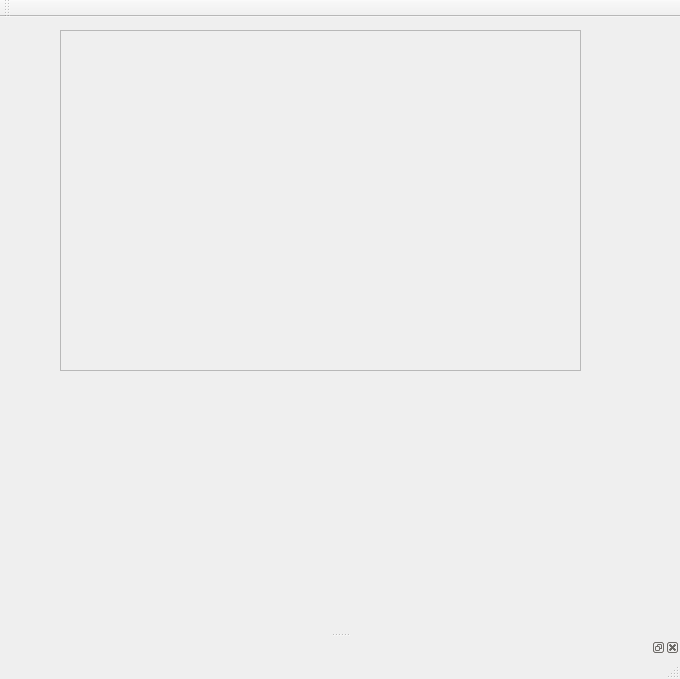
<?xml version="1.0" encoding="UTF-8"?>
<ui version="4.0">
 <class>MainWindow</class>
 <widget class="QMainWindow" name="MainWindow">
  <property name="geometry">
   <rect>
    <x>0</x>
    <y>0</y>
    <width>680</width>
    <height>679</height>
   </rect>
  </property>
  <property name="sizePolicy">
   <sizepolicy hsizetype="MinimumExpanding" vsizetype="MinimumExpanding">
    <horstretch>0</horstretch>
    <verstretch>0</verstretch>
   </sizepolicy>
  </property>
  <property name="windowTitle">
   <string>MainWindow</string>
  </property>
  <widget class="QWidget" name="centralWidget">
   <widget class="QScrollArea" name="scrollArea">
    <property name="geometry">
     <rect>
      <x>60</x>
      <y>13</y>
      <width>521</width>
      <height>341</height>
     </rect>
    </property>
    <property name="sizePolicy">
     <sizepolicy hsizetype="MinimumExpanding" vsizetype="MinimumExpanding">
      <horstretch>0</horstretch>
      <verstretch>0</verstretch>
     </sizepolicy>
    </property>
    <property name="widgetResizable">
     <bool>true</bool>
    </property>
    <widget class="QWidget" name="scrollAreaWidgetContents">
     <property name="geometry">
      <rect>
       <x>0</x>
       <y>0</y>
       <width>519</width>
       <height>339</height>
      </rect>
     </property>
     <widget class="QLabel" name="label_pic">
      <property name="geometry">
       <rect>
        <x>0</x>
        <y>0</y>
        <width>10</width>
        <height>23</height>
       </rect>
      </property>
      <property name="sizePolicy">
       <sizepolicy hsizetype="Ignored" vsizetype="Ignored">
        <horstretch>0</horstretch>
        <verstretch>0</verstretch>
       </sizepolicy>
      </property>
      <property name="text">
       <string/>
      </property>
      <property name="scaledContents">
       <bool>true</bool>
      </property>
     </widget>
    </widget>
   </widget>
   <zorder>verticalSpacer</zorder>
   <zorder>scrollArea</zorder>
  </widget>
  <widget class="QMenuBar" name="menuBar">
   <property name="geometry">
    <rect>
     <x>0</x>
     <y>0</y>
     <width>680</width>
     <height>32</height>
    </rect>
   </property>
  </widget>
  <widget class="QToolBar" name="mainToolBar">
   <attribute name="toolBarArea">
    <enum>TopToolBarArea</enum>
   </attribute>
   <attribute name="toolBarBreak">
    <bool>false</bool>
   </attribute>
  </widget>
  <widget class="QStatusBar" name="statusBar"/>
  <widget class="QDockWidget" name="dockWidget">
   <property name="sizePolicy">
    <sizepolicy hsizetype="MinimumExpanding" vsizetype="MinimumExpanding">
     <horstretch>0</horstretch>
     <verstretch>0</verstretch>
    </sizepolicy>
   </property>
   <attribute name="dockWidgetArea">
    <number>8</number>
   </attribute>
   <widget class="QWidget" name="dockWidgetContents">
    <widget class="QWidget" name="verticalLayoutWidget">
     <property name="geometry">
      <rect>
       <x>0</x>
       <y>0</y>
       <width>581</width>
       <height>122</height>
      </rect>
     </property>
     <layout class="QVBoxLayout" name="verticalLayout">
      <item>
       <layout class="QHBoxLayout" name="horizontalLayout">
        <item>
         <widget class="QLabel" name="labelTextLabel">
          <property name="text">
           <string>Picture Path</string>
          </property>
         </widget>
        </item>
        <item>
         <widget class="QLabel" name="label_imgpath">
          <property name="text">
           <string/>
          </property>
         </widget>
        </item>
        <item>
         <spacer name="horizontalSpacer">
          <property name="orientation">
           <enum>Qt::Horizontal</enum>
          </property>
          <property name="sizeHint" stdset="0">
           <size>
            <width>40</width>
            <height>20</height>
           </size>
          </property>
         </spacer>
        </item>
        <item>
         <widget class="QPushButton" name="pushButtonBrowse">
          <property name="text">
           <string>Browse...</string>
          </property>
         </widget>
        </item>
       </layout>
      </item>
      <item>
       <layout class="QHBoxLayout" name="horizontalLayout_3">
        <item>
         <widget class="QLabel" name="label">
          <property name="text">
           <string>Log-File: </string>
          </property>
         </widget>
        </item>
        <item>
         <widget class="QLabel" name="label_log">
          <property name="text">
           <string/>
          </property>
         </widget>
        </item>
        <item>
         <spacer name="horizontalSpacer_3">
          <property name="orientation">
           <enum>Qt::Horizontal</enum>
          </property>
          <property name="sizeHint" stdset="0">
           <size>
            <width>40</width>
            <height>20</height>
           </size>
          </property>
         </spacer>
        </item>
        <item>
         <widget class="QPushButton" name="pushButton_logFile">
          <property name="text">
           <string>Load</string>
          </property>
         </widget>
        </item>
       </layout>
      </item>
      <item>
       <layout class="QHBoxLayout" name="horizontalLayout_2">
        <item>
         <widget class="QLabel" name="label_progress">
          <property name="text">
           <string/>
          </property>
         </widget>
        </item>
        <item>
         <spacer name="horizontalSpacer_2">
          <property name="orientation">
           <enum>Qt::Horizontal</enum>
          </property>
          <property name="sizeHint" stdset="0">
           <size>
            <width>40</width>
            <height>20</height>
           </size>
          </property>
         </spacer>
        </item>
        <item>
         <widget class="QPushButton" name="pushButton_ok">
          <property name="text">
           <string>OK</string>
          </property>
          <property name="shortcut">
           <string>O</string>
          </property>
         </widget>
        </item>
        <item>
         <widget class="QPushButton" name="pushButton_fail">
          <property name="text">
           <string>FAIL</string>
          </property>
          <property name="shortcut">
           <string>F</string>
          </property>
         </widget>
        </item>
        <item>
         <widget class="QPushButton" name="pushButton_notPerfect">
          <property name="text">
           <string>Not Perfect</string>
          </property>
          <property name="shortcut">
           <string>N</string>
          </property>
         </widget>
        </item>
       </layout>
      </item>
     </layout>
    </widget>
    <zorder>verticalLayoutWidget</zorder>
    <zorder>label_pic</zorder>
    <zorder>verticalLayoutWidget</zorder>
   </widget>
  </widget>
 </widget>
 <layoutdefault spacing="6" margin="11"/>
 <resources/>
 <connections/>
</ui>
